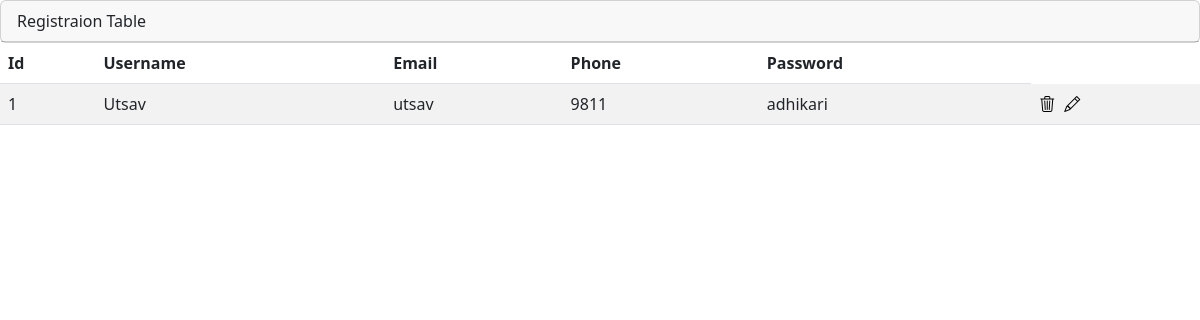
Page /register_table/ on the earlier database version.
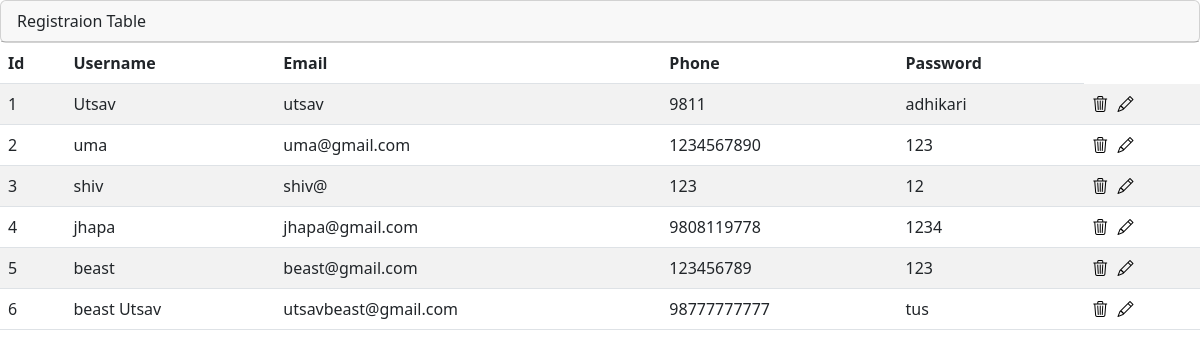
Same page on the later database version.
### mysite/models.py (models this page shows)
class Signup (models.Model):
    user_name = models.CharField("username",max_length=50)
    email = models.EmailField("email", max_length=50)
    phone = models.IntegerField("phone")
    password = models.CharField("password",max_length=20)

### mysite/views.py (the view)
# urls.py: path('register_table/',views.register_table, name='register_table'),
def register_table(request):
    objs = Signup.objects.all()
    return render(request,'admin/register_table.html',{'objs':objs})

### templates/admin/register_table.html (shortened to what this page needs)
{% extends '../base/base.html' %}
{% load static %}
{%block content%}
  <div class="row">
    <div class="col-md-12">
      <div class="card">
        <div class="card-header">Registraion Table</div>
      </div>
      <div class="card-body">
        <div class="table-responsive">
          <table
                    id="example"
                    class="table table-striped data-table"
                    style="width: 100%"
                  >
                    <thead>
                      <tr>
                        <th>Id</th>
                        <th>Username</th>
                        <th>Email</th>
                        <th>Phone</th>
                        <th>Password</th>
                      </tr>
                    </thead>
                    <tbody>
                      {% for obj in objs %}
                      <tr>
                        <td>{{ forloop.counter }}</td>
                        <td>{{obj.user_name}}</td>
                        <td>{{ obj.email }}</td>
                        <td>{{obj.phone}}</td>
                        <td>{{obj.password}}</td>
                        <td>
                            <span>
                                <a href="" style="text-decoration: none;">
                                    <i class="bi bi-trash3 text-black"  data-item-id="{{obj.id}}"></i>
                                </a>
                            </span>
                            <span style="margin-left: 5px;">
                                <a href="">
                                    <i class="bi bi-pencil text-black" ></i>
                                </a>
                            </span>
                        </td>
                      </tr>
                      {% endfor %}
                    </tbody>
                  </table>
        </div>
      </div>
    </div>
  </div>
{%endblock%}

### templates/base/base.html (shortened to what this page needs)
{% include './top.html' %}
<body>
    {% block content %}{% endblock content %}
{% include './bottom.html' %}

### templates/base/top.html (shortened to what this page needs)
<!DOCTYPE html>
<html lang="en">
  <head>
    <link
      href="https://cdn.jsdelivr.net/npm/bootstrap@5.3.0/dist/css/bootstrap.min.css"
      rel="stylesheet"
    />
    <link rel="stylesheet" href="https://cdn.jsdelivr.net/npm/bootstrap-icons@1.10.5/font/bootstrap-icons.css">
    {% load static %}
  </head>

### templates/base/bottom.html (shortened to what this page needs)
    {%load static%}
  </body>
</html>

Differences in the rows shown:
added Signup: user_name "uma", email "uma@gmail.com", phone "1234567890", password "123"
added Signup: user_name "shiv", email "shiv@", phone "123", password "12"
added Signup: user_name "jhapa", email "jhapa@gmail.com", phone "9808119778", password "1234"
added Signup: user_name "beast", email "beast@gmail.com", phone "123456789", password "123"
added Signup: user_name "beast Utsav", email "utsavbeast@gmail.com", phone "98777777777", password "tus"
